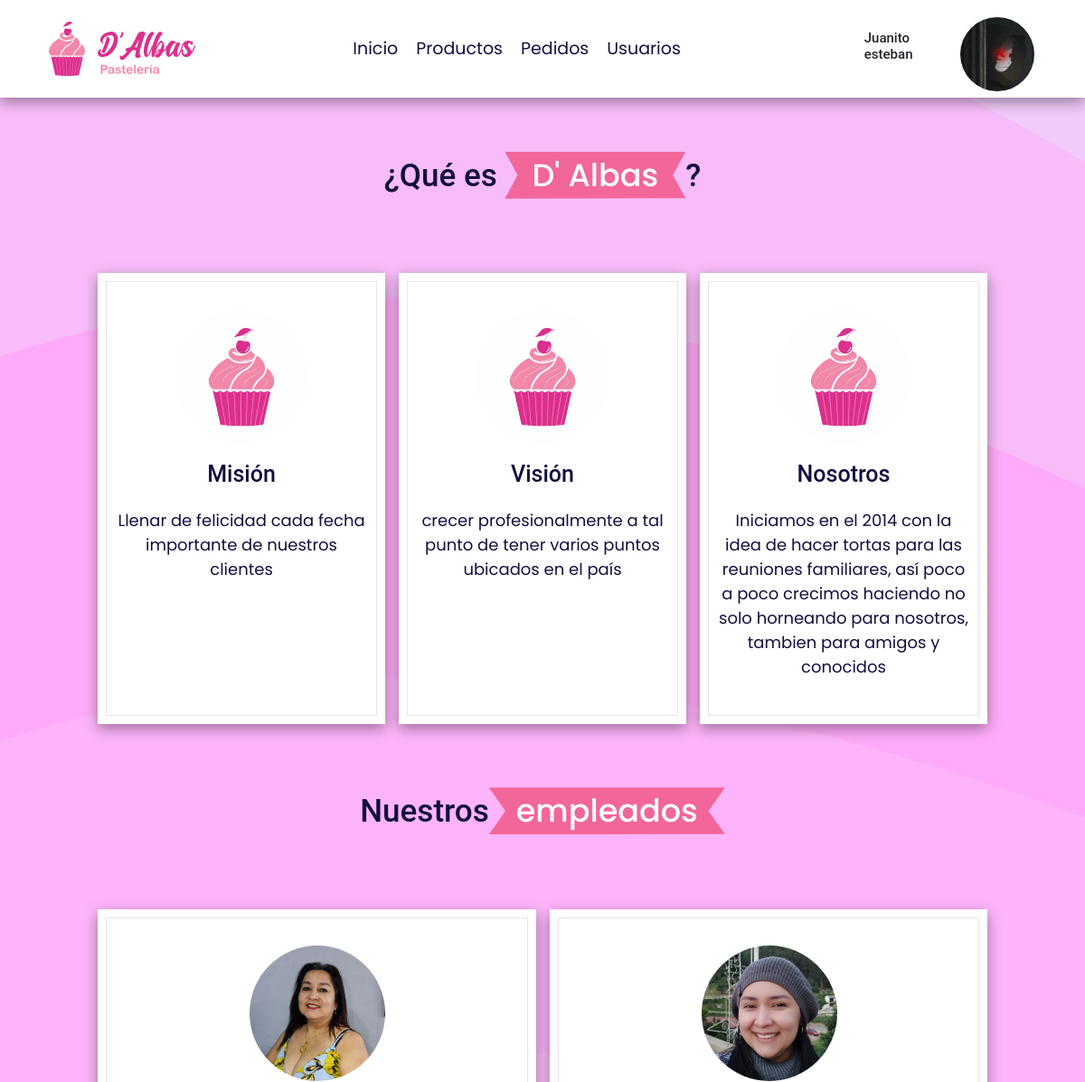
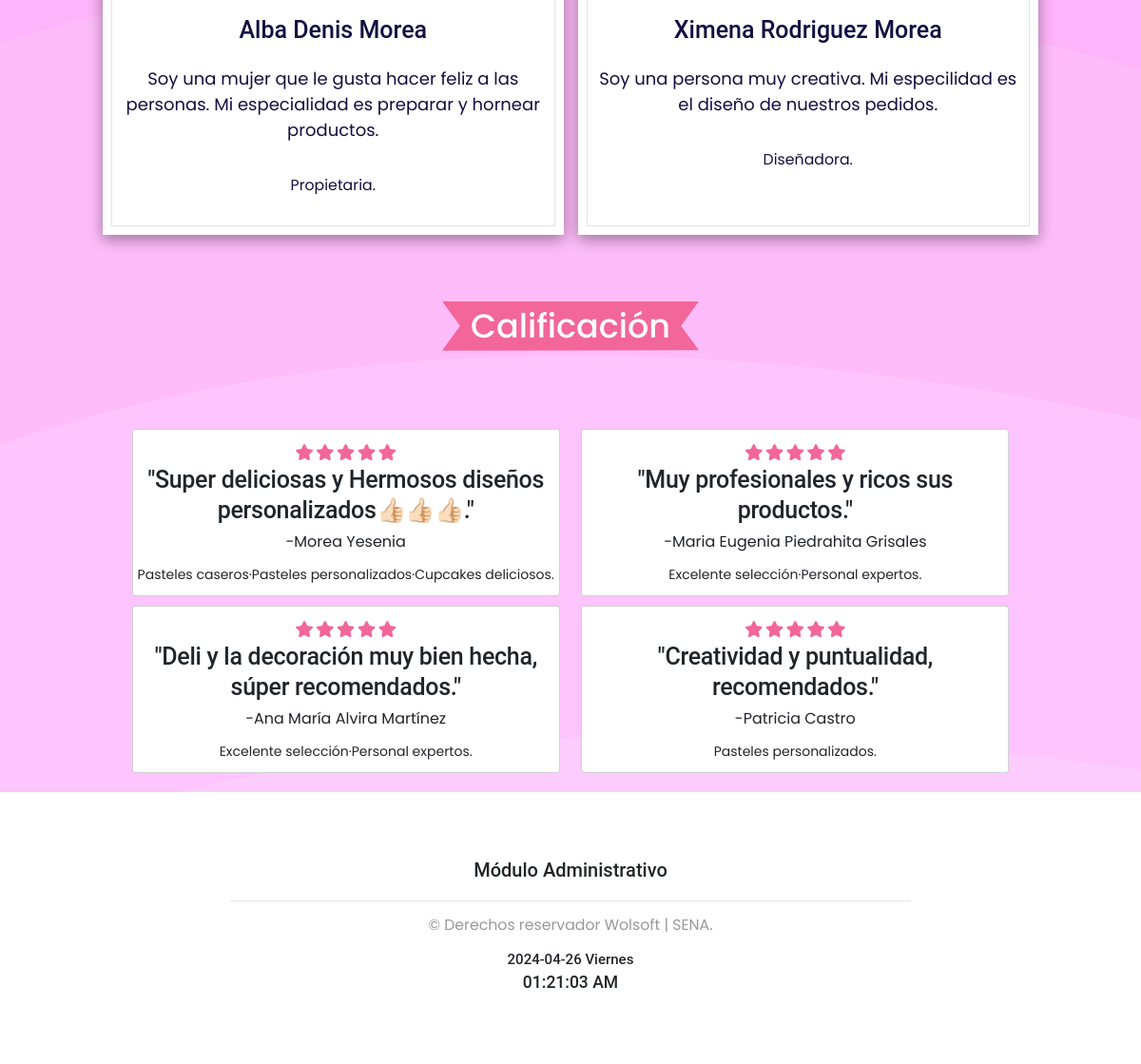
Page /nosotrosAdministrador/ (signed in) on the committed database (2 pictures, top to bottom).
### app_DAlbas/models.py (models this page shows, shortened)
class User(AbstractUser):
    fotoUsuario = models.ImageField(upload_to=f"usuarios/",null=True,blank=True,db_comment="Foto del Usuario")
    tipoUsuario = models.CharField(max_length=15,choices=TIPO_USUARIOS,db_comment="Nombre del Tipo de usuario")
    estadoUsuario = models.CharField(max_length=10,choices=ESTADOS_USUARIOS,default='Activo',db_comment="Estado de los usuarios, deben estar activos para poder ingresar")
    fechaHoraCreacion  = models.DateTimeField(auto_now_add=True,db_comment="Fecha y hora del registro")
    fechaHoraActualizacion = models.DateTimeField(auto_now=True,db_comment="Fecha y hora última actualización")

### app_DAlbas/views.py (the view)
# urls.py: path('nosotrosAdministrador/',views.nosotrosAdministrador),
def nosotrosAdministrador(request):
    if request.user.is_authenticated:
        if request.user.groups.filter(name='Administrador').exists():
            return render(request, "administrador/nosotros.html")
        else:
            retorno = {"mensaje": "No tienes permiso para ingresar a esta vista"}
    else:
        retorno = {"mensaje": "Debe ingresar con sus credenciales"}
    return render(request, "login.html", retorno)

### app_DAlbas/Carrito.py (called while the page is built)
    def obtener_cantidad_total(self):
        total_cantidad = 0
        for producto_id, item in self.carrito.items():
            total_cantidad += item['cantidad']
        return total_cantidad

### app_DAlbas/context_processor.py (called while the page is built, shortened)
def totalCarrito(request):
    total = 0
    return {"total_carrito": total}

def cantidad_productos_carrito(request):
    carrito = Carrito(request)
    cantidad_productos = carrito.obtener_cantidad_total()
    return {'cantidad_productos_carrito': cantidad_productos}

### app_DAlbas/templates/administrador/nosotros.html
{% extends "index.html" %}
{% block encabezado %}
{% include "administrador/encabezado.html" %}
{% endblock %}
{% block contenido %}
{% load static %}
<section class="nosotros" id="nosotros">
    <h1 class="heading"> ¿Qué es <span>D' Albas</span>? </h1>
    <div class="box-container">
        <div class="box">
            <img src="{%static '../static/images/icon.png' %}" style="border-radius: 20%;">
            <h3>Misión</h3>
            <p>Llenar de felicidad cada fecha importante de nuestros clientes</p>
        </div>
        <div class="box">
            <img src="{%static '../static/images/icon.png' %}" style="border-radius: 20%;">
            <h3>Visión</h3>
            <p>crecer profesionalmente a tal punto de tener varios puntos ubicados en el país</p>
        </div>
        <div class="box">
            <img src="{%static '../static/images/icon.png' %}" alt="" style="border-radius: 20%;">
            <h3>Nosotros</h3>
            <p>Iniciamos en el 2014 con la idea de
                hacer tortas para las reuniones familiares, así
                poco a poco crecimos haciendo no solo horneando para nosotros,
                tambien para amigos y conocidos</p>
        </div>
    </div>
</section>
<section class="nosotros" id="nosotros">
    <h1 class="heading">Nuestros<span>empleados</span></h1>
    <div class="box-container">
        <div class="box">
            <div class="imagen col-md-4 rounded mx-auto d-block">
                <img class="grande" src="{%static '../static/images/boss.png' %}" alt="">
            </div>
            <h3>Alba Denis Morea</h3>
            <p>Soy una mujer que le gusta hacer feliz a las personas.
                Mi especialidad es preparar y hornear productos.</p>
            <p class="card-text"><small class="text-body-secondary">Propietaria.</small></p>
        </div>
        <div class="box">
            <div class="imagen col-md-4 rounded mx-auto d-block">
                <img class="grande" src="{%static '../static/images/empleado.jpg' %}" alt="">
            </div>
            <h3>Ximena Rodriguez Morea</h3>
            <p>Soy una persona muy creativa.
                Mi especilidad es el diseño de nuestros pedidos.</p>
            <p class="card-text"><small class="text-body-secondary">Diseñadora.</small></p>
        </div>
    </div>
</section>
<section class="nosotros" id="nosotros">
    <h1 class="heading"><span>Calificación</span></h1>
    <div class="contenedores">
        <div class="cards card mb-3 mx-3" style="max-width: 450px;">
            <div class="row g-0">
                <div class="card-body">
                    <div class="stars">
                        <i class="fas fa-star"></i>
                        <i class="fas fa-star"></i>
                        <i class="fas fa-star"></i>
                        <i class="fas fa-star"></i>
                        <i class="fas fa-star"></i>
                    </div>
                    <h5 class="card-title">"Super deliciosas y Hermosos diseños personalizados👍🏻👍🏻👍🏻."</h5>
                    <p class="card-text">-Morea Yesenia</p>
                    <p class="card-text"><small class="text-body-secondary">Pasteles caseros·Pasteles
                            personalizados·Cupcakes deliciosos.</small></p>
                </div>
            </div>
        </div>
        <div class="cards card mb-3 mx-3" style="max-width: 450px;">
            <div class="row g-0">
                <div class="card-body">
                    <div class="stars">
                        <i class="fas fa-star"></i>
                        <i class="fas fa-star"></i>
                        <i class="fas fa-star"></i>
                        <i class="fas fa-star"></i>
                        <i class="fas fa-star"></i>
                    </div>
                    <h5 class="card-title">"Muy profesionales y ricos sus productos."</h5>
                    <p class="card-text">-Maria Eugenia Piedrahita Grisales</p>
                    <p class="card-text"><small class="text-body-secondary">Excelente selección·Personal
                            expertos.</small></p>
                </div>
            </div>
        </div>
        <div class="cards card mb-3 mx-3" style="max-width: 450px;">
            <div class="row g-0">
                <div class="card-body">
                    <div class="stars">
                        <i class="fas fa-star"></i>
                        <i class="fas fa-star"></i>
                        <i class="fas fa-star"></i>
                        <i class="fas fa-star"></i>
                        <i class="fas fa-star"></i>
                    </div>
                    <h5 class="card-title">"Deli y la decoración muy bien hecha, súper recomendados."</h5>
                    <p class="card-text">-Ana María Alvira Martínez</p>
                    <p class="card-text"><small class="text-body-secondary">Excelente selección·Personal
                            expertos.</small></p>
                </div>
            </div>
        </div>
        <div class="cards card mb-3 mx-3" style="max-width: 450px;">
            <div class="row g-0">
                <div class="card-body">
                    <div class="stars">
                        <i class="fas fa-star"></i>
                        <i class="fas fa-star"></i>
                        <i class="fas fa-star"></i>
                        <i class="fas fa-star"></i>
                        <i class="fas fa-star"></i>
                    </div>
                    <h5 class="card-title">"Creatividad y puntualidad, recomendados."</h5>
                    <p class="card-text">-Patricia Castro</p>
                    <p class="card-text"><small class="text-body-secondary">Pasteles personalizados.</small></p>
                </div>
            </div>
        </div>
    </div>
</section>
{% endblock %}
{% block footer %}
{% include "administrador/footer.html" %}
{% endblock %}

### app_DAlbas/templates/administrador/encabezado.html (shortened to what this page needs)
{% load static %}
<a href="/inicioAdministrador/" class="logo">
  <img src="{%static '../static/images/Logo.svg' %}" alt="" style="width: 70%; padding: 8%"/>
</a>
<nav class="navbar" id="menu" style="display: flex; justify-content: center; align-self: center; margin-right: 15rem;">
  <a href="/inicioAdministrador/">Inicio</a>
  <a href="/listarProductos/">Productos</a>
  <a href="/vistaListaPedidosAdministrador/">Pedidos</a>
  <a href="/vistaListaUsuarios/">Usuarios</a>
</nav>
<div class="row">
  <div class="col my-auto">
    <h4>
      {{user.first_name}}
    </h4>
  </div>
  <div class="col" id="cart-btn" type="button" data-bs-toggle="offcanvas" data-bs-target="#offcanvasRight" aria-controls="offcanvasRight" style="height: 9em; width: 9em;">
    <img src="/media/{{ user.fotoUsuario }}" alt="Foto del administrador" class="mx-auto mt-3" style="width: 90%; border-radius: 50%;">
  </div>
</div>

### app_DAlbas/static/css/style.css (style rules this page uses)
:root { --orange: #F26699; --black: #130f40; --light-color: #762b6c; --with: #F2F2F2; --pink-pastel: #F285AD; --pink: #D9145C; --box-shadow: 0 .5rem 1.5rem rgba(0, 0, 0, 0.384); --border: .2rem solid rgba(0, 0, 0, .1); --outline: .1rem solid rgba(0, 0, 0, .1); --outline-hover: .2rem solid var(--light-color); }
* { font-family: 'Poppins', sans-serif; margin: 0; padding: 0; box-sizing: border-box; outline: none; border: none; text-decoration: none; transition: all .2s linear; }
html { font-size: 62.5%; overflow-x: hidden; scroll-behavior: smooth; scroll-padding-top: 7rem; }
body { background-color: #FCD3FF; background-attachment: fixed; background-size: cover; }
section { padding: 1rem 9%; }
.heading { margin-top: 3rem; text-align: center; padding: 2rem 0; padding-bottom: 3rem; font-size: 3.5rem; color: var(--black); }
.heading span { background: var(--orange); color: #fff; display: inline-block; padding: .5rem 3rem; clip-path: polygon(100% 0, 93% 50%, 100% 99%, 0% 100%, 7% 50%, 0% 0%); }
.header .logo { font-size: 2.5rem; font-weight: bolder; color: var(--black); text-decoration: none !important; text-align: start !important; justify-self: start !important; }
.header .navbar a { font-size: 1.9rem; margin: 1rem; color: var(--black); }
.nosotros .box-container { display: grid; grid-template-columns: repeat(auto-fit, minmax(30rem, 1fr)); gap: 1.5rem; }
.nosotros .box-container .box { padding: 3rem 2rem; background: #fff; outline: var(--outline); outline-offset: -1rem; text-align: center; box-shadow: var(--box-shadow); }
.nosotros .box-container .box img { margin: 1rem 0; height: 15rem; width: auto; border-radius: 50%; }
.nosotros .box-container .box h3 { font-size: 2.5rem; line-height: 1.8; color: var(--black); }
.nosotros .box-container .box p { font-size: 1.8rem; line-height: 1.5; color: var(--black); padding: 1rem 0; }
.card .card-text { font-size: 1.6rem; }
.card h5 { font-size: 2.5rem; }
.stars i { font-size: 1.7rem; color: var(--orange); padding: .5rem 0; }
nav#menu a { text-decoration: none !important; }
.contenedores { text-align: center; }
.cards { display: inline-block; width: 100%; }
img.grande { height: 90%; width: 100%; border-radius: 50%; }
.row { display: flex; flex-wrap: wrap; margin-right: -15px; margin-left: -15px; }
.col-md-4 { flex: 0 0 33.3333333333%; max-width: 33.3333333333%; }
h5 { margin-top: 0; margin-bottom: 0; font-family: var(--pix-heading-font), sans-serif; letter-spacing: -0.03rem; }
h5 { line-height: 1.28; }
h5, .h5, .cart_totals h2, .woocommerce-billing-fields h3, .woocommerce-additional-fields h3, .woocommerce-shipping-fields h3, #order_review_heading, #yith-wcwl-form .wishlist-title h2, .woocommerce legend { font-size: 1.5rem; }
a { color: #007bff; text-decoration: none; background-color: transparent; }
a { -webkit-transition: .3s all ease; -o-transition: .3s all ease; transition: .3s all ease; }
a, a:hover { text-decoration: none !important; }
h1 { font-size: 2rem; margin: 0 0 1.5em; }
h1, h2, h3, h4, h5, h6, .h1, .h2, .h3, .h4, .h5, .h6 { font-family: "Roboto", -apple-system, BlinkMacSystemFont, "Segoe UI", Roboto, "Helvetica Neue", Arial, "Noto Sans", sans-serif, "Apple Color Emoji", "Segoe UI Emoji", "Segoe UI Symbol", "Noto Color Emoji"; }
.logo img { width: 70px; }

### rows in the picture
User: first_name "Juanito esteban", fotoUsuario (picture)
